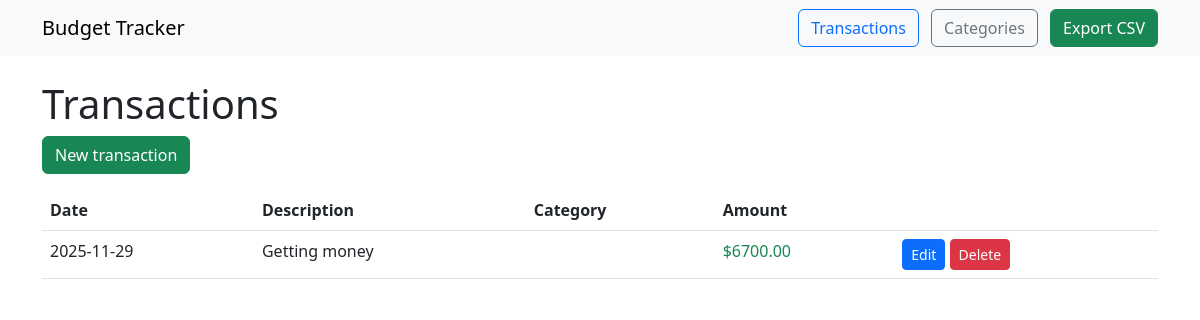
Page /transactions on the committed database.
### app.py (models this page shows)
class Transaction(db.Model):
    id = db.Column(db.Integer, primary_key=True)
    description = db.Column(db.String(200))
    amount = db.Column(db.Float, nullable=False)
    date = db.Column(db.Date, nullable=False, default=date.today)
    category_id = db.Column(db.Integer, db.ForeignKey('category.id'), nullable=True)
    category = db.relationship('Category', backref=db.backref('transactions', lazy=True))
    created_at = db.Column(db.DateTime, default=datetime.utcnow)

### app.py (the view)
    @app.route('/transactions', methods=['GET'])
    def transactions():
        txs = Transaction.query.order_by(Transaction.date.desc()).all()
        categories = Category.query.order_by(Category.name).all()
        return render_template('transactions.html', transactions=txs, categories=categories)

### templates/transactions.html
{% extends "base.html" %}
{% block content %}
<h1>Transactions</h1>
<a class="btn btn-success mb-3" href="{{ url_for('new_transaction') }}">New transaction</a>
<table class="table">
  <thead><tr><th>Date</th><th>Description</th><th>Category</th><th>Amount</th><th></th></tr></thead>
  <tbody>
    {% for t in transactions %}
    <tr>
      <td>{{ t.date.isoformat() }}</td>
      <td>{{ t.description }}</td>
      <td>{{ t.category.name if t.category else '' }}</td>
      <td class="{{ 'text-danger' if t.amount<0 else 'text-success' }}">${{ '{:.2f}'.format(t.amount) }}</td>
      <td>
        <a class="btn btn-sm btn-primary" href="{{ url_for('edit_transaction', tx_id=t.id) }}">Edit</a>
        <form method="post" action="{{ url_for('delete_transaction', tx_id=t.id) }}" style="display:inline">
          <button class="btn btn-sm btn-danger" onclick="return confirm('Delete?')">Delete</button>
        </form>
      </td>
    </tr>
    {% endfor %}
  </tbody>
</table>
{% endblock %}

### rows in the picture
Transaction: date "2025-11-29", description "Getting money", amount "6700.00"
